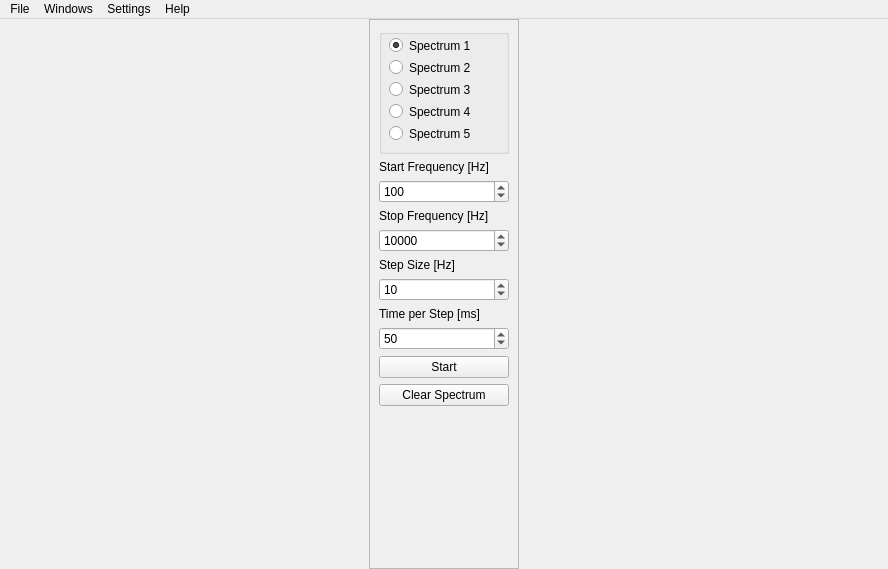
<?xml version="1.0" encoding="UTF-8"?>
<ui version="4.0">
 <class>MainWindow</class>
 <widget class="QMainWindow" name="MainWindow">
  <property name="geometry">
   <rect>
    <x>0</x>
    <y>0</y>
    <width>888</width>
    <height>569</height>
   </rect>
  </property>
  <property name="windowTitle">
   <string>PyAudio Spectrum</string>
  </property>
  <property name="tabShape">
   <enum>QTabWidget::Rounded</enum>
  </property>
  <widget class="QWidget" name="centralwidget">
   <layout class="QHBoxLayout" name="horizontalLayout">
    <property name="spacing">
     <number>0</number>
    </property>
    <property name="leftMargin">
     <number>0</number>
    </property>
    <property name="topMargin">
     <number>0</number>
    </property>
    <property name="rightMargin">
     <number>0</number>
    </property>
    <property name="bottomMargin">
     <number>0</number>
    </property>
    <item>
     <widget class="QFrame" name="frame">
      <property name="sizePolicy">
       <sizepolicy hsizetype="Fixed" vsizetype="Preferred">
        <horstretch>0</horstretch>
        <verstretch>0</verstretch>
       </sizepolicy>
      </property>
      <property name="minimumSize">
       <size>
        <width>150</width>
        <height>0</height>
       </size>
      </property>
      <property name="frameShape">
       <enum>QFrame::StyledPanel</enum>
      </property>
      <property name="frameShadow">
       <enum>QFrame::Raised</enum>
      </property>
      <layout class="QVBoxLayout" name="verticalLayout">
       <item>
        <widget class="QGroupBox" name="spectrumGroupBox">
         <property name="sizePolicy">
          <sizepolicy hsizetype="Preferred" vsizetype="Preferred">
           <horstretch>0</horstretch>
           <verstretch>0</verstretch>
          </sizepolicy>
         </property>
         <property name="minimumSize">
          <size>
           <width>0</width>
           <height>125</height>
          </size>
         </property>
         <property name="title">
          <string/>
         </property>
         <widget class="QRadioButton" name="spectrum1RadioButton">
          <property name="geometry">
           <rect>
            <x>10</x>
            <y>8</y>
            <width>82</width>
            <height>17</height>
           </rect>
          </property>
          <property name="text">
           <string>Spectrum 1</string>
          </property>
          <property name="checked">
           <bool>true</bool>
          </property>
         </widget>
         <widget class="QRadioButton" name="spectrum2RadioButton">
          <property name="geometry">
           <rect>
            <x>10</x>
            <y>30</y>
            <width>82</width>
            <height>17</height>
           </rect>
          </property>
          <property name="text">
           <string>Spectrum 2</string>
          </property>
         </widget>
         <widget class="QRadioButton" name="spectrum3RadioButton">
          <property name="geometry">
           <rect>
            <x>10</x>
            <y>52</y>
            <width>82</width>
            <height>17</height>
           </rect>
          </property>
          <property name="text">
           <string>Spectrum 3</string>
          </property>
         </widget>
         <widget class="QRadioButton" name="spectrum4RadioButton">
          <property name="geometry">
           <rect>
            <x>10</x>
            <y>74</y>
            <width>82</width>
            <height>17</height>
           </rect>
          </property>
          <property name="text">
           <string>Spectrum 4</string>
          </property>
         </widget>
         <widget class="QRadioButton" name="spectrum5RadioButton">
          <property name="geometry">
           <rect>
            <x>10</x>
            <y>96</y>
            <width>82</width>
            <height>17</height>
           </rect>
          </property>
          <property name="text">
           <string>Spectrum 5</string>
          </property>
         </widget>
        </widget>
       </item>
       <item>
        <widget class="QLabel" name="startFrequencyLabel">
         <property name="text">
          <string>Start Frequency [Hz]</string>
         </property>
        </widget>
       </item>
       <item>
        <widget class="QSpinBox" name="startFrequencySpinBox">
         <property name="maximum">
          <number>20000</number>
         </property>
         <property name="value">
          <number>100</number>
         </property>
        </widget>
       </item>
       <item>
        <widget class="QLabel" name="stopFrequencyLabel">
         <property name="text">
          <string>Stop Frequency [Hz]</string>
         </property>
        </widget>
       </item>
       <item>
        <widget class="QSpinBox" name="stopFrequencySpinBox">
         <property name="maximum">
          <number>20000</number>
         </property>
         <property name="value">
          <number>10000</number>
         </property>
        </widget>
       </item>
       <item>
        <widget class="QLabel" name="stepSizeLabel">
         <property name="text">
          <string>Step Size [Hz]</string>
         </property>
        </widget>
       </item>
       <item>
        <widget class="QSpinBox" name="stepSizeSpinBox">
         <property name="minimum">
          <number>1</number>
         </property>
         <property name="maximum">
          <number>1000</number>
         </property>
         <property name="value">
          <number>10</number>
         </property>
        </widget>
       </item>
       <item>
        <widget class="QLabel" name="timePerStepLabel">
         <property name="text">
          <string>Time per Step [ms]</string>
         </property>
        </widget>
       </item>
       <item>
        <widget class="QSpinBox" name="timePerStepSpinBox">
         <property name="minimum">
          <number>1</number>
         </property>
         <property name="maximum">
          <number>1000</number>
         </property>
         <property name="value">
          <number>50</number>
         </property>
        </widget>
       </item>
       <item alignment="Qt::AlignVCenter">
        <widget class="QPushButton" name="startButton">
         <property name="text">
          <string>Start</string>
         </property>
        </widget>
       </item>
       <item>
        <widget class="QPushButton" name="clearButton">
         <property name="text">
          <string>Clear Spectrum</string>
         </property>
        </widget>
       </item>
       <item>
        <spacer name="verticalSpacer">
         <property name="orientation">
          <enum>Qt::Vertical</enum>
         </property>
         <property name="sizeHint" stdset="0">
          <size>
           <width>20</width>
           <height>40</height>
          </size>
         </property>
        </spacer>
       </item>
      </layout>
     </widget>
    </item>
    <item>
     <layout class="QHBoxLayout" name="layout">
      <property name="spacing">
       <number>6</number>
      </property>
     </layout>
    </item>
   </layout>
  </widget>
  <widget class="QMenuBar" name="menubar">
   <property name="geometry">
    <rect>
     <x>0</x>
     <y>0</y>
     <width>888</width>
     <height>21</height>
    </rect>
   </property>
   <widget class="QMenu" name="menuFile">
    <property name="title">
     <string>File</string>
    </property>
    <addaction name="actionSaveSpectrumAs"/>
    <addaction name="actionOpenSpectrum"/>
    <addaction name="actionExit"/>
   </widget>
   <widget class="QMenu" name="menuSettings">
    <property name="title">
     <string>Settings</string>
    </property>
    <addaction name="actionDevices"/>
   </widget>
   <widget class="QMenu" name="menuWindows">
    <property name="title">
     <string>Windows</string>
    </property>
    <addaction name="actionSignalWindow"/>
    <addaction name="actionFFTWindow"/>
   </widget>
   <widget class="QMenu" name="menuHelp">
    <property name="title">
     <string>Help</string>
    </property>
    <addaction name="actionAbout"/>
   </widget>
   <addaction name="menuFile"/>
   <addaction name="menuWindows"/>
   <addaction name="menuSettings"/>
   <addaction name="menuHelp"/>
  </widget>
  <action name="actionFFTWindow">
   <property name="text">
    <string>FFT of Microphone Signal</string>
   </property>
  </action>
  <action name="actionOpenSpectrum">
   <property name="text">
    <string>Open Spectrum...</string>
   </property>
  </action>
  <action name="actionSaveSpectrumAs">
   <property name="text">
    <string>Save Spectrum As...</string>
   </property>
  </action>
  <action name="actionSignalWindow">
   <property name="text">
    <string>Microphone Signal</string>
   </property>
  </action>
  <action name="actionMeasure_Wavefunction">
   <property name="text">
    <string>Measure Wavefunction</string>
   </property>
  </action>
  <action name="actionInput_Output_Device">
   <property name="text">
    <string>Input/Output Device</string>
   </property>
  </action>
  <action name="actionDevices">
   <property name="text">
    <string>In-/Output Devices</string>
   </property>
  </action>
  <action name="actionAbout">
   <property name="text">
    <string>About</string>
   </property>
  </action>
  <action name="actionExit">
   <property name="text">
    <string>Exit</string>
   </property>
  </action>
 </widget>
 <resources/>
 <connections/>
</ui>
